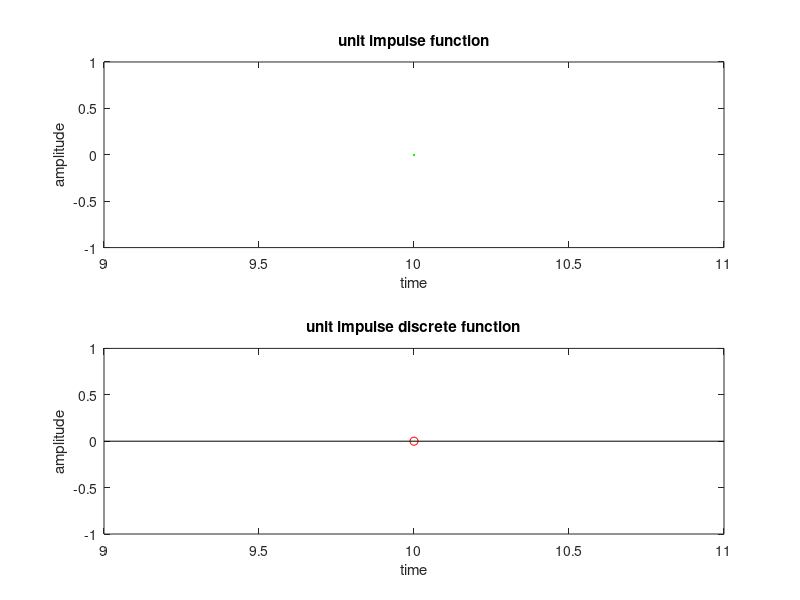

Source code (MATLAB):
clc
clear all;
close all;
t=10:1:10;
x=(t==0);
subplot(2,1,1);
plot(t,x,'g');
xlabel('time');
ylabel('amplitude');
title('unit impulse function');
subplot(2,1,2);
stem(t,x,'r');
xlabel('time');
ylabel('amplitude');
title('unit impulse discrete function');
